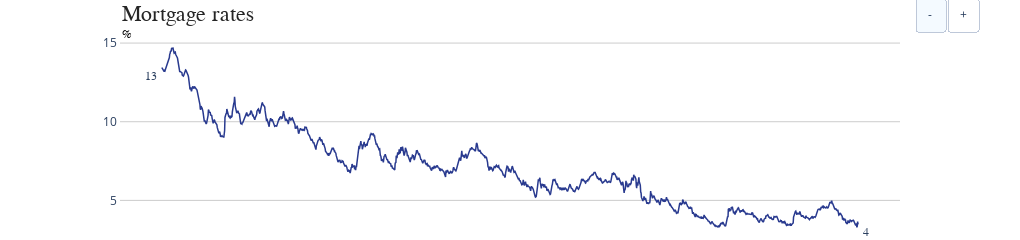

Notebook code for this chart:
### Markdown cell above
# Mortgage rates

### Code cell
s = ['mortgage rates [MORTGAGE30US]']
dic = dict_from_FRED_description(s)
df = make_hrizontal_tbl(dic, start=start)
df = df[((df.index>='1984-01-01') & (df.index<='2020-04-01'))]
fig = plot_nice(title='Mortgage rates', dic=dic, df=df, 
          margin=dict(autoexpand=False,l=120,r=120,t=38,b=0), 
          show_series_label=False,height=170,
          recessions=True,
          y_units='%')

### Figure 1 — Plotly figure (JSON) as saved in the notebook; plotly's stock layout.template omitted (floating-point values rounded to 4 significant figures; data arrays with more than 128 entries replaced by an {"elided": "..."} marker saying what was removed)
{"data": [{"connectgaps": true, "line": {"color": "rgb(41, 58, 143)", "width": 1.5}, "mode": "lines", "name": "mortgage rates", "type": "scatter", "x": {"elided": "1891 str values"}, "y": {"elided": "1891 float values"}}, {"marker": {"color": "rgb(41, 58, 143)", "size": 1}, "mode": "markers", "type": "scatter", "x": ["1984-01-06T00:00:00", "2020-03-26T00:00:00"], "y": [13.43, 3.5]}], "layout": {"annotations": [{"font": {"family": "Arial", "size": 12}, "showarrow": false, "text": "13", "x": 0.05, "xanchor": "right", "xref": "paper", "y": 13.43, "yanchor": "top"}, {"font": {"family": "Arial", "size": 12}, "showarrow": false, "text": "4", "x": 0.95, "xanchor": "left", "xref": "paper", "y": 3.5, "yanchor": "top"}, {"font": {"color": "rgb(37,37,37)", "family": "Arial", "size": 22}, "showarrow": false, "text": "Mortgage rates", "x": 0, "xanchor": "left", "xref": "paper", "y": 1.05, "yanchor": "bottom", "yref": "paper"}, {"font": {"color": "rgb(150,150,150)", "family": "Arial", "size": 12}, "showarrow": false, "text": "Source: U.S. Census Bureau", "x": 0, "xanchor": "left", "xref": "paper", "y": -0.2, "yanchor": "top", "yref": "paper"}, {"font": {"color": "black", "family": "Arial", "size": 12}, "showarrow": false, "text": "%", "x": 0, "xref": "paper", "y": 1.06, "yref": "paper"}], "autosize": false, "height": 170, "margin": {"autoexpand": false, "b": 0, "l": 120, "r": 120, "t": 38}, "plot_bgcolor": "white", "showlegend": false, "updatemenus": [{"active": 0, "buttons": [{"args": ["shapes", []], "label": "-", "method": "relayout"}, {"args": ["shapes", [{"fillcolor": "lightgray", "layer": "below", "line": {"color": "white", "width": 0.1}, "line_width": 0, "type": "rect", "x0": "1990-07-01T00:00:00", "x1": "1991-01-01T00:00:00", "xref": "x", "y0": 0, "y1": 0.97, "yref": "paper"}, {"fillcolor": "lightgray", "layer": "below", "line": {"color": "white", "width": 0.1}, "line_width": 0, "type": "rect", "x0": "2001-01-01T00:00:00", "x1": "2001-10-01T00:00:00", "xref": "x", "y0": 0, "y1": 0.97, "yref": "paper"}, {"fillcolor": "lightgray", "layer": "below", "line": {"color": "white", "width": 0.1}, "line_width": 0, "type": "rect", "x0": "2007-10-01T00:00:00", "x1": "2009-04-01T00:00:00", "xref": "x", "y0": 0, "y1": 0.97, "yref": "paper"}]], "label": "+", "method": "relayout"}], "direction": "right", "type": "buttons", "x": 1.1, "y": 1.2}], "width": 1020, "xaxis": {"linecolor": "rgb(204, 204, 204)", "linewidth": 2, "showgrid": true, "showline": true, "showticklabels": true, "tickfont": {"color": "rgb(82, 82, 82)", "family": "Arial", "size": 12}, "ticks": "outside"}, "yaxis": {"gridcolor": "rgb(204, 204, 204)", "showgrid": true, "showline": true, "showticklabels": true, "zeroline": false}}}
